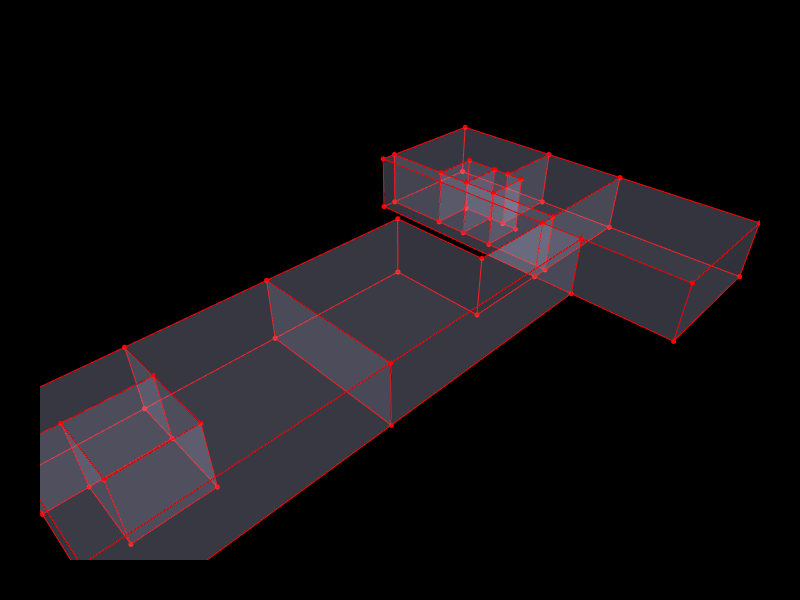

This figure's notebook cell:
### Markdown cell above
## 7. Primal Graph

Vertices at the geometric corners of the CellComplex; edges along wall boundaries.

### Code cell
primal_verts = Topology.Vertices(cc)
primal_edges = Topology.Edges(cc)
print(f"Primal — Vertices: {len(primal_verts)}, Edges: {len(primal_edges)}")

fig = Topology.Show(
    cc,
    faceColor=[210, 210, 250], faceOpacity=0.15,
    edgeColor="red", edgeWidth=2,
    vertexColor="red", vertexSize=6,
    showVertices=True,
    backgroundColor="black",
    width=800, height=600,
    renderer=renderer
)
if fig:
    fig.write_html("Images/02_primal_graph.html")

### Figure 1 — Plotly figure (JSON) as saved in the notebook; plotly's stock layout.template omitted (floating-point values rounded to 4 significant figures; data arrays with more than 128 entries replaced by an {"elided": "..."} marker saying what was removed)
{"data": [{"customdata": ["", "", "", "", "", "", "", "", "", "", "", "", "", "", "", "", "", "", "", "", "", "", "", "", "", "", "", "", "", "", "", "", "", "", "", "", "", "", "", "", "", "", "", "", "", "", "", "", "", "", "", "", "", "", "", "", "", ""], "hoverinfo": "text", "hovertemplate": ["Click ", "Click ", "Click ", "Click ", "Click ", "Click ", "Click ", "Click ", "Click ", "Click ", "Click ", "Click ", "Click ", "Click ", "Click ", "Click ", "Click ", "Click ", "Click ", "Click ", "Click ", "Click ", "Click ", "Click ", "Click ", "Click ", "Click ", "Click ", "Click ", "Click ", "Click ", "Click ", "Click ", "Click ", "Click ", "Click ", "Click ", "Click ", "Click ", "Click ", "Click ", "Click ", "Click ", "Click ", "Click ", "Click ", "Click ", "Click ", "Click ", "Click ", "Click ", "Click ", "Click ", "Click ", "Click ", "Click ", "Click ", "Click "], "hovertext": ["", "", "", "", "", "", "", "", "", "", "", "", "", "", "", "", "", "", "", "", "", "", "", "", "", "", "", "", "", "", "", "", "", "", "", "", "", "", "", "", "", "", "", "", "", "", "", "", "", "", "", "", "", "", "", "", "", ""], "legendgroup": "1", "legendrank": 1, "marker": {"color": ["#FF0000", "#FF0000", "#FF0000", "#FF0000", "#FF0000", "#FF0000", "#FF0000", "#FF0000", "#FF0000", "#FF0000", "#FF0000", "#FF0000", "#FF0000", "#FF0000", "#FF0000", "#FF0000", "#FF0000", "#FF0000", "#FF0000", "#FF0000", "#FF0000", "#FF0000", "#FF0000", "#FF0000", "#FF0000", "#FF0000", "#FF0000", "#FF0000", "#FF0000", "#FF0000", "#FF0000", "#FF0000", "#FF0000", "#FF0000", "#FF0000", "#FF0000", "#FF0000", "#FF0000", "#FF0000", "#FF0000", "#FF0000", "#FF0000", "#FF0000", "#FF0000", "#FF0000", "#FF0000", "#FF0000", "#FF0000", "#FF0000", "#FF0000", "#FF0000", "#FF0000", "#FF0000", "#FF0000", "#FF0000", "#FF0000", "#FF0000", "#FF0000"], "line": {"width": 0}, "opacity": 1, "size": [6, 6, 6, 6, 6, 6, 6, 6, 6, 6, 6, 6, 6, 6, 6, 6, 6, 6, 6, 6, 6, 6, 6, 6, 6, 6, 6, 6, 6, 6, 6, 6, 6, 6, 6, 6, 6, 6, 6, 6, 6, 6, 6, 6, 6, 6, 6, 6, 6, 6, 6, 6, 6, 6, 6, 6, 6, 6], "sizemode": "diameter", "symbol": "circle"}, "mode": "markers", "name": "1: Untitled (Vertices)", "showlegend": false, "text": ["", "", "", "", "", "", "", "", "", "", "", "", "", "", "", "", "", "", "", "", "", "", "", "", "", "", "", "", "", "", "", "", "", "", "", "", "", "", "", "", "", "", "", "", "", "", "", "", "", "", "", "", "", "", "", "", "", ""], "type": "scatter3d", "x": [78, 99, 78, 99, 75, 75, 75, 99, 75, 75, 99, 75, 78, 86, 86, 99, 78, 99, 86, 86, 75, 78, 78, 78, 75, 78, 78, 78, 35, 35, 60, 60, 35, 60, 60, 35, 86, 86, 86, 99, 86, 99, 0, 0, 5, 5, 15, 15, 15, 0, 0, 5, 5, 15, 15, 15, 0, 0], "y": [7, 7, 7, 7, -17, 0, 7, -17, 7, -17, -17, 0, 19, 19, 22, 22, 19, 22, 22, 19, 43, 43, 31, 25, 43, 25, 31, 43, 0, 24, 24, 7, 0, 7, 24, 24, 25, 25, 31, 43, 31, 43, 0, 17, 17, 7, 7, 17, 24, 0, 17, 17, 7, 7, 17, 24, 24, 24], "z": [10, 10, 0, 0, 10, 10, 10, 10, 0, 0, 0, 0, 10, 10, 10, 10, 0, 0, 0, 0, 10, 10, 10, 10, 0, 0, 0, 0, 10, 10, 10, 10, 0, 0, 0, 0, 10, 0, 10, 10, 0, 0, 10, 10, 10, 10, 10, 10, 10, 0, 0, 0, 0, 0, 0, 0, 10, 0]}, {"hoverinfo": "text", "legendgroup": "2", "legendrank": 2, "line": {"color": "red", "dash": "solid", "width": 2}, "marker": {"size": 0}, "mode": "lines", "name": "1: Untitled (Edges)", "showlegend": false, "text": "", "type": "scatter3d", "x": {"elided": "315 int values"}, "y": {"elided": "315 int values"}, "z": {"elided": "315 int values"}}, {"cmax": 1, "cmin": 0, "color": "#D2D2FA", "colorscale": [[0, "#440154"], [0.1111, "#482878"], [0.2222, "#3e4989"], [0.3333, "#31688e"], [0.4444, "#26828e"], [0.5556, "#1f9e89"], [0.6667, "#35b779"], [0.7778, "#6ece58"], [0.8889, "#b5de2b"], [1, "#fde725"]], "flatshading": true, "hoverinfo": "text", "hovertext": "", "i": {"elided": "154 int values"}, "j": {"elided": "154 int values"}, "k": {"elided": "154 int values"}, "legendgroup": "3", "legendrank": 3, "lighting": {"facenormalsepsilon": 0}, "name": "1: Untitled (Faces)", "opacity": 0.15, "showlegend": false, "showscale": false, "text": "", "type": "mesh3d", "x": [99, 99, 78, 78, 99, 75, 75, 75, 75, 75, 99, 75, 86, 78, 99, 86, 78, 86, 99, 86, 78, 75, 78, 78, 75, 78, 78, 78, 60, 35, 35, 60, 35, 60, 35, 60, 86, 86, 86, 99, 86, 99, 0, 0, 5, 15, 5, 15, 15, 0, 0, 5, 5, 15, 15, 15, 0, 0], "y": [7, 7, 7, 7, -17, 0, -17, 7, 7, 0, -17, -17, 19, 19, 22, 22, 19, 19, 22, 22, 43, 43, 31, 25, 43, 43, 31, 25, 7, 24, 0, 24, 0, 7, 24, 24, 25, 25, 31, 43, 31, 43, 17, 0, 7, 7, 17, 17, 24, 0, 17, 17, 7, 7, 17, 24, 24, 24], "z": [10, 0, 0, 10, 10, 10, 10, 10, 0, 0, 0, 0, 10, 10, 10, 10, 0, 0, 0, 0, 10, 10, 10, 10, 0, 0, 0, 0, 10, 10, 10, 10, 0, 0, 0, 0, 10, 0, 10, 10, 0, 0, 10, 10, 10, 10, 10, 10, 10, 0, 0, 0, 0, 0, 0, 0, 10, 0]}], "layout": {"autosize": true, "height": 600, "margin": {"b": 40, "l": 40, "r": 40, "t": 40}, "paper_bgcolor": "#000000", "plot_bgcolor": "#000000", "scene": {"aspectmode": "data", "camera": {"center": {"x": 0, "y": 0, "z": 0}, "eye": {"x": -1.25, "y": -1.25, "z": 1.25}, "projection": {"type": "perspective"}, "up": {"x": 0, "y": 0, "z": 1}}, "xaxis": {"visible": false}, "yaxis": {"visible": false}, "zaxis": {"visible": false}}, "showlegend": true, "width": 800, "xaxis": {"showgrid": false, "visible": false, "zeroline": false}, "yaxis": {"showgrid": false, "visible": false, "zeroline": false}}}
